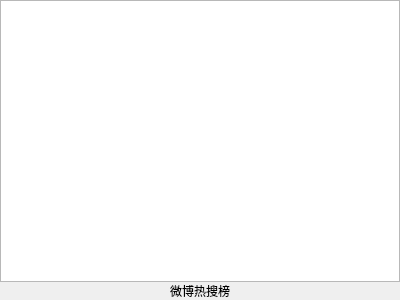
<?xml version="1.0" encoding="UTF-8"?>
<ui version="4.0">
 <class>weibo</class>
 <widget class="QWidget" name="weibo">
  <property name="geometry">
   <rect>
    <x>0</x>
    <y>0</y>
    <width>400</width>
    <height>300</height>
   </rect>
  </property>
  <property name="windowTitle">
   <string>Form</string>
  </property>
  <layout class="QVBoxLayout" name="verticalLayout_2">
   <property name="leftMargin">
    <number>0</number>
   </property>
   <property name="topMargin">
    <number>0</number>
   </property>
   <property name="rightMargin">
    <number>0</number>
   </property>
   <property name="bottomMargin">
    <number>0</number>
   </property>
   <item>
    <layout class="QVBoxLayout" name="verticalLayout">
     <property name="spacing">
      <number>0</number>
     </property>
     <item>
      <widget class="QListWidget" name="listWidget"/>
     </item>
     <item>
      <widget class="QLabel" name="label">
       <property name="text">
        <string>微博热搜榜</string>
       </property>
       <property name="alignment">
        <set>Qt::AlignCenter</set>
       </property>
      </widget>
     </item>
    </layout>
   </item>
  </layout>
 </widget>
 <resources/>
 <connections/>
</ui>
